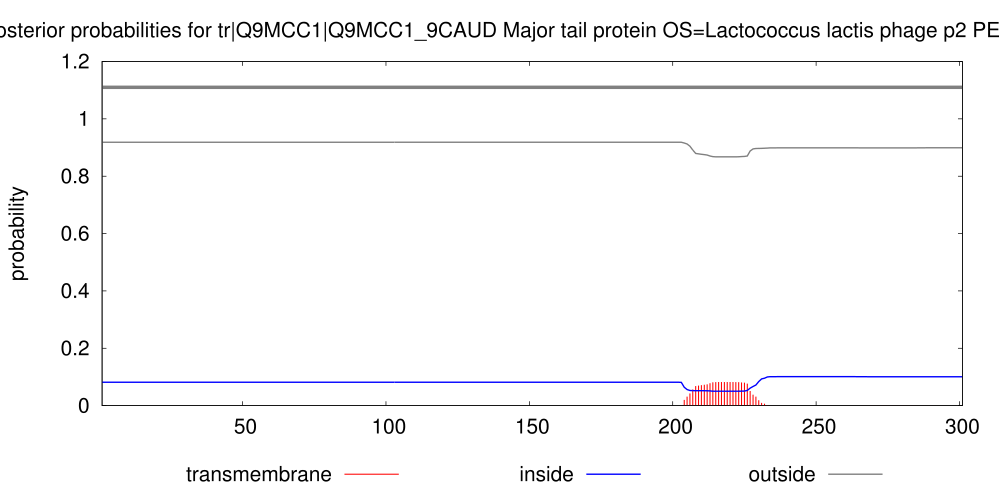

The gnuplot source for this figure:
set arrow from 1,1.11 to 301,1.11 nohead lt 9 lw 10
set key below
set title "TMHMM posterior probabilities for tr|Q9MCC1|Q9MCC1_9CAUD Major tail protein OS=Lactococcus lactis phage p2 PE=4 SV=1 ORF=11"
set yrange [0:1.2]
set size 2., 1.4
#set xlabel "position"
set ylabel "probability"
set xrange [1:301]
# Make the ps plot
set term postscript eps color solid "Helvetica" 30
set output "./TMHMM_9908/tr_Q9MCC1_Q9MCC1_9CAUD.eps"
plot "./TMHMM_9908/tr_Q9MCC1_Q9MCC1_9CAUD.plp" using 1:4 title "transmembrane" with impulses lt 1 lw 3, \
"" using 1:3 title "inside" with line lt 3 lw 4, \
"" using 1:5 title "outside" with line lt 9 lw 4
exit
